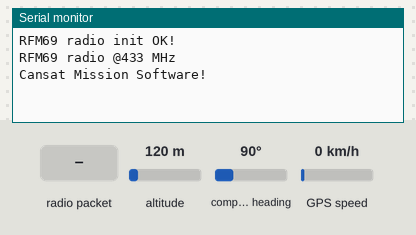
This sketch was run on a simulated Arduino Mega 2560, built with avr-gcc and run on an emulated ATmega2560. On the bench: the last lines printed to the serial monitor. The test bench sets the inputs (shaded band); at power-on: altitude 120 m, compass heading 90°, GPS speed 0 km/h. The GPS gets a fix after 3 s at 37.7749, -122.4194 with 8 satellites; no radio packets arrive unless stated.

Above: at 2.2 s.
2.3 s: radio packet "1" arrives
At 3.4 s:
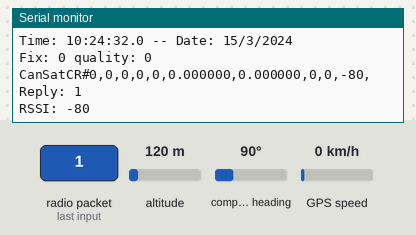
4.5 s: altitude set to 20 m
At 7.0 s:
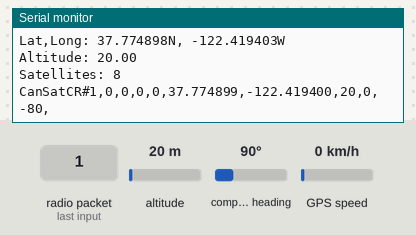
7.5 s: radio packet "0" arrives
9.0 s: altitude set to 250 m
At 9.5 s:
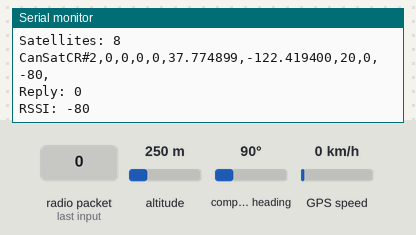

The sketch:

CansatSoftware.ino
```cpp
#include <stdio.h>
#include <stdlib.h>
#include "digital_pins.h"
#include "coms.h"
#include "payload.h"


/*DEFINICION DE VARIABLES GLOBALES*/
const char *cansatName = "CanSatCR";
int camara_status = 0;      //Estado de la camara> 0:No graba, 1:Graba
DHT dht(DHTPIN, DHTTYPE);   //Inincializa el sensor de temperatura y humedad
uint32_t timer = millis();  //Para GPS
int16_t packetnum = 0;      //Contador de paquetes enviados
float h,t,f,hif,hic;        //Variables para temperatura y humedad


void toggle_video(bool state) {
  //Inserte su codigo aqui  2
}

void obtener_datos_sensor(){
  //Inserte su codigo aqui 1
}


void setup()
{
  /*INICIACILIZACION DE PUERTO SERIAL*/ //TODO: quitar antes del lanzamiento
  Serial.begin(115200);

  /*CONFIGURACION DEL RADIO*/
  pinMode(RFM69_RST, OUTPUT);               //Definicion del pin de reset
  digitalWrite(RFM69_RST, LOW);
  digitalWrite(RFM69_RST, HIGH); delay(10); //Reset Manual del radio
  digitalWrite(RFM69_RST, LOW); delay(10);
  if (!rf69.init()) {                       //Inicializacion del radio
    Serial.println("RFM69 radio init failed"); //TODO: quitar antes del lanzamiento
    while (1);
  }
  Serial.println("RFM69 radio init OK!");   //TODO: quitar antes del lanzamiento
  if (!rf69.setFrequency(RF69_FREQ)) {      //Configuracion de la frecuencia
    Serial.println("setFrequency failed");  //TODO: quitar antes del lanzamiento
  }
  rf69.setTxPower(20, true);                //Configuracion de la potencia
  uint8_t key[] = { 0x01, 0x02, 0x03, 0x04, 0x05, 0x06, 0x07, 0x08,
                    0x01, 0x02, 0x03, 0x04, 0x05, 0x06, 0x07, 0x08
                  };
  rf69.setEncryptionKey(key);               //Configuracion de la encriptacion
  Serial.print("RFM69 radio @");  Serial.print((int)RF69_FREQ);  Serial.println(" MHz");  //TODO: quitar antes del lanzamient


  /*CONFIGURACION DEL SENSOR DE TEMP Y HUMEDAD*/
  dht.begin();    //TODO: Manejar error


  /*CONFIGURACION DE LA CAMRA*/
  pinMode(trig, OUTPUT);
  digitalWrite(trig, HIGH);


  /*CONFIGURACION DEL GPS*/
  Serial.println("Cansat Mission Software!");
  GPS.begin(9600);
  // uncomment this line to turn on RMC (recommended minimum) and GGA (fix data) including altitude
  GPS.sendCommand(PMTK_SET_NMEA_OUTPUT_RMCGGA);   //Modo de NMEA a RMC:minimo recomendado
  GPS.sendCommand(PMTK_SET_NMEA_UPDATE_1HZ);      //Tasa de actualización a 1 Hz
  GPS.sendCommand(PGCMD_ANTENNA);                 //Configuracion de antena interna
  delay(1000);
  GPSSerial.println(PMTK_Q_RELEASE);// Ask for firmware version
}


void loop() {
  /*OBTENCION DATOS MISION TEMP Y HUMEDAD*/
  obtener_datos_sensor();


  /*OBTENCION DATOS MISION GPS*/
  char c = GPS.read();        //Lee los datos del GPS
  if (GPSECHO)
    if (c) Serial.print(c);   //TODO: quitar antes del lanzamiento
  if (GPS.newNMEAreceived()) {  //Recibio un dato
    if (!GPS.parse(GPS.lastNMEA()))
      return;
  }

  if (timer > millis()) timer = millis(); //Resetea el contador de tiempo si ya se paso del limite


  if (millis() - timer > 3000) {  //Cada 3 segundos envía los datos por COMS
    timer = millis();                     //Resetea el contador de tiempo
    Serial.print("\nTime: ");
    Serial.print(GPS.hour, DEC); Serial.print(':');
    Serial.print(GPS.minute, DEC); Serial.print(':');
    Serial.print(GPS.seconds, DEC); Serial.print('.');
    Serial.print(GPS.milliseconds);
    Serial.print(" -- Date: ");
    Serial.print(GPS.day, DEC); Serial.print('/');
    Serial.print(GPS.month, DEC); Serial.print("/20");
    Serial.println(GPS.year, DEC);
    Serial.print("Fix: "); Serial.print((int)GPS.fix);
    Serial.print(" quality: "); Serial.println((int)GPS.fixquality);
    float latitude, longitude, altitude;
    if (GPS.fix) {
      latitude = GPS.latitudeDegrees;
      longitude = GPS.longitudeDegrees;
      altitude = GPS.altitude;
      Serial.print("Lat,Long: ");
      Serial.print(latitude, 6); Serial.print(GPS.lat);
      Serial.print(", ");
      Serial.print(longitude, 6); Serial.println(GPS.lon);
      Serial.print("Altitude: "); Serial.println(altitude);
      Serial.print("Satellites: "); Serial.println((int)GPS.satellites);
    }


    /*ENVIAR TELEMETRIA Y DATOS MISION*/
    char radiopacket[50];
    char *fhic, *fhif;

    char longitudeStr[10]="";      //Variable auxiliar GPS Latitude
    dtostrf(longitude,2,6,longitudeStr);

    char latitudeStr[10] ="";       //Variable auxiliar GPS Longitud
    dtostrf(latitude,2,6,latitudeStr);

    sprintf(radiopacket, "%s#%i,%i,%i,%i,%i,%s,%s,%i,%i,%i,", cansatName, packetnum++, (int) h, (int) t, (int) hic, (int) hif, latitudeStr, longitudeStr, (int) altitude, camara_status, (int) rf69.lastRssi());

    Serial.println(radiopacket);                      //TODO: quitar antes del lanzamiento

    rf69.send((uint8_t *)radiopacket, strlen(radiopacket));     //Envia el beacon por RF

    uint8_t buf[RH_RF69_MAX_MESSAGE_LEN];
    uint8_t len = sizeof(buf);

    if (rf69.waitAvailableTimeout(500))  {
      if (rf69.recv(buf, &len)) {       // Revisa si hay respuesta
        Serial.print("Reply: ");        //TODO: quitar antes del lanzamiento
        Serial.println((char*)buf);     //TODO: quitar antes del lanzamiento
        Serial.print("RSSI: ");         //TODO: quitar antes del lanzamiento
        Serial.println(rf69.lastRssi(), DEC);     //TODO: quitar antes del lanzamiento

        //Inserte su codigo aqui 3

      } else {
        //Serial.println("Receive failed");   //TODO: quitar antes del lanzamiento
      }
    } else {
      //Serial.println("No reply!!");         //TODO: quitar antes del lanzamiento
    }

    free(radiopacket);
  }
}
```

coms.h
```cpp
/*INCLUDES Y DEFINITIONS MISION COMS*/
#include <SPI.h>
#include <RH_RF69.h>
#define RF69_FREQ 433.0
RH_RF69 rf69(RFM69_CS, RFM69_INT);  // Singleton instance of the radio driver
#define BEACON_VERF_CODE        67      // 'C'
```

payload.h
```cpp
/*INCLUDES Y DEFINITIONS MISION GPS*/
#include <Adafruit_GPS.h> // what's the name of the hardware serial port?
#define GPSSerial Serial1
Adafruit_GPS GPS(&GPSSerial);// Connect to the GPS on the hardware port
#define GPSECHO false

/*INCLUDES Y DEFINITIONS MISION TEMP Y HUMEDAD*/
#include "DHT.h"
#define DHTTYPE DHT11     // Modelo del chip: DHT 11
```

digital_pins.h
```cpp
/* PINS DIGITALES PARA COMS*/
#define RFM69_INT     3  // Definicion de pin Radio
#define RFM69_CS      4  // Definicion de pin Radio
#define RFM69_RST     2  // Definicion de pin Radio

/* PINS DIGITALES PARA PAYLOAD*/
#define DHTPIN 7          // Definicion de pin Temp y Humedad
int trig = 6;     //Definicion de pin Camara
```

Measured:
- after the input at 2.3 s, the serial monitor: prints a new line after 0.71 s (image 1)
- after the input at 4.5 s, the serial monitor: prints a new line after 1.5 s (image 2)
